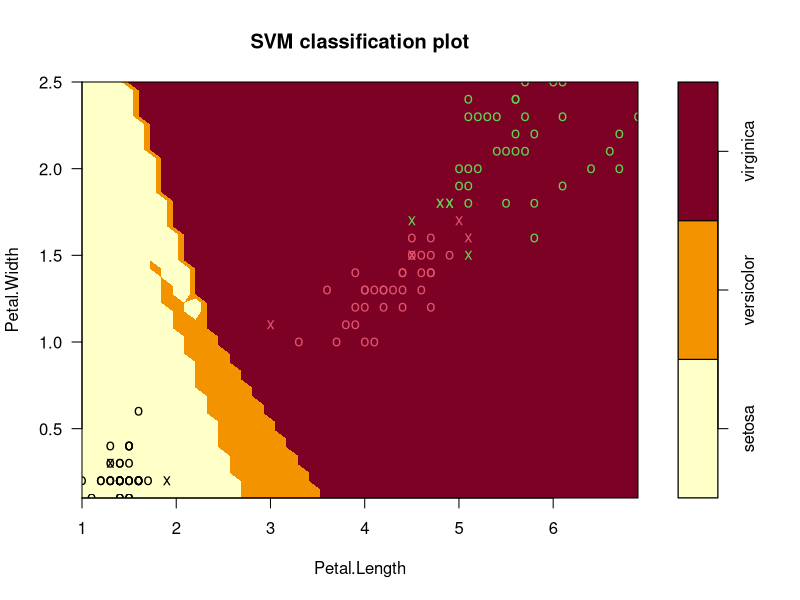

Here is the R script that generated this plot: (Note: this script raises an error after producing the figure.)
library(e1071)
dataset <- as.data.frame(iris)
dataset

library(caTools)
split <- sample.split(dataset$Species, SplitRatio = 0.75)
trainset <- subset(dataset, split == TRUE)
testset <- subset(dataset, split == FALSE)

svm.fit <- svm(Species ~ ., data = trainset, kernel = 'linear', cost = 10, scale = FALSE)
summary(svm.fit)

# plot the model
plot(svm.fit, data = trainset, Petal.Width ~ Petal.Length)

# Confusion matrix
ypred <- predict(svm.fit, testset)
table(predict = ypred, truth = testset$Species)

# Metrics
ConfusionMatrix(ypred, testset$Species)
Accuracy(ypred, testset$Species)
Precision(ypred, testset$Species)
Recall(ypred, testset$Species)
F1_Score(ypred, testset$Species)

# Radial kernel

svm.fit2 <- svm(Species ~ ., data = trainset, kernel = 'radial', cost = 10, scale = FALSE)
summary(svm.fit2)

# plot the model
plot(svm.fit2, data = trainset, Petal.Width ~ Petal.Length)

# Confusion matrix
ypred2 <- predict(svm.fit2, testset)
table(predict = ypred2, truth = testset$Species)

# Metrics
ConfusionMatrix(ypred2, testset$Species)
Accuracy(ypred2, testset$Species)
Precision(ypred2, testset$Species)
Recall(ypred2, testset$Species)
F1_Score(ypred2, testset$Species)

# Polynomial kernel

svm.fit3 <- svm(Species ~ ., data = trainset, kernel = 'polynomial', cost = 10, scale = FALSE)
summary(svm.fit3)

# plot the model
plot(svm.fit3, data = trainset, Petal.Width ~ Petal.Length)

# Confusion matrix
ypred3 <- predict(svm.fit3, testset)
table(predict = ypred3, truth = testset$Species)

# Metrics
ConfusionMatrix(ypred3, testset$Species)
Accuracy(ypred3, testset$Species)
Precision(ypred3, testset$Species)
Recall(ypred3, testset$Species)
F1_Score(ypred3, testset$Species)
